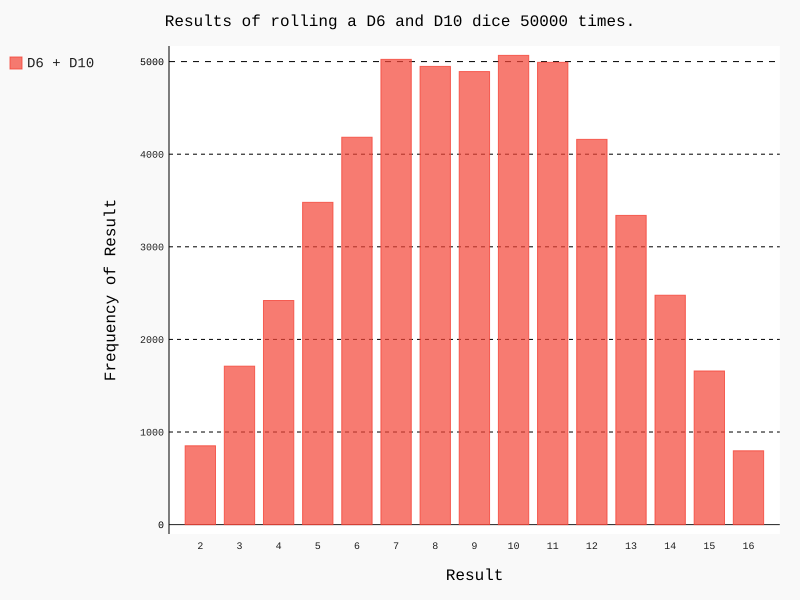

This chart was generated by the following Python code:
import pygal


from die import Die

# Create two D6 dice.
die_1 = Die()
die_2 = Die(10)

# Make some rolls, and store results in a list.
results = []  # Fix: Use a different variable name for the list
for roll_num in range(50000):
    result = die_1.roll()+die_2.roll()
    results.append(result)

# Analyze the results
frequencies = []
max_result = die_1.num_sides + die_2.num_sides
for value in range(2, max_result+1):
    frequency = results.count(value)
    frequencies.append(frequency)

# Visualize the results.
hist = pygal.Bar()

hist.title = "Results of rolling a D6 and D10 dice 50000 times."
hist.x_labels = ['2', '3', '4', '5', '6', '7', '8', '9', '10', '11', '12', '13', '14', '15', '16']
hist.x_title = "Result"
hist.y_title = "Frequency of Result"

hist.add('D6 + D10', frequencies)
hist.render_to_file('dice_visual.svg')
